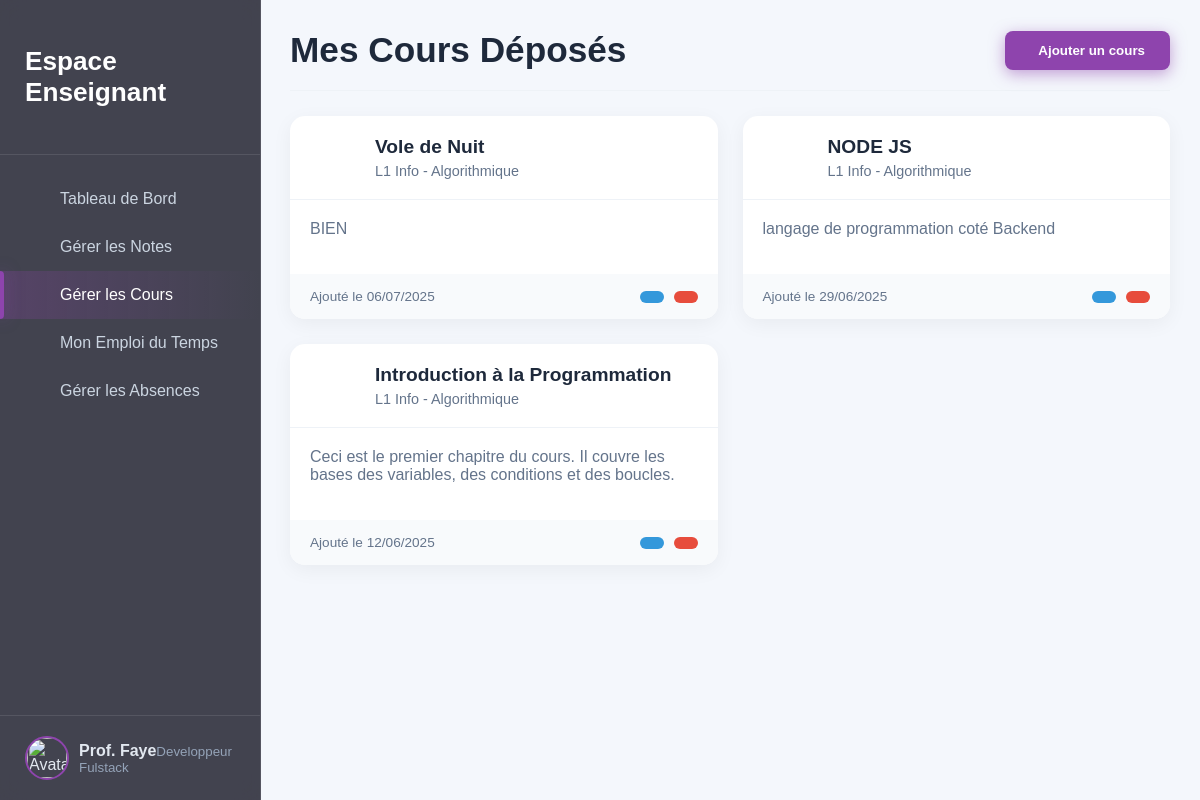
The page /enseignant/cours.php (signed in) on the database its author committed.
### tables this page shows
CREATE TABLE IF NOT EXISTS `enseignants` (
  `id` int NOT NULL AUTO_INCREMENT,
  `utilisateur_id` int DEFAULT NULL,
  `specialite` varchar(100) DEFAULT NULL,
  PRIMARY KEY (`id`),
  KEY `utilisateur_id` (`utilisateur_id`)
);

CREATE TABLE IF NOT EXISTS `utilisateurs` (
  `id` int NOT NULL AUTO_INCREMENT,
  `nom` varchar(100) DEFAULT NULL,
  `prenom` varchar(100) DEFAULT NULL,
  `email` varchar(100) DEFAULT NULL,
  `mot_de_passe` varchar(255) DEFAULT NULL,
  `role` enum('admin','enseignant','etudiant') DEFAULT NULL,
  `statut` enum('actif','inactif') DEFAULT 'actif',
  PRIMARY KEY (`id`),
  UNIQUE KEY `email` (`email`)
);

CREATE TABLE IF NOT EXISTS `cours` (
  `id` int NOT NULL AUTO_INCREMENT,
  `titre` varchar(255) DEFAULT NULL,
  `description` text,
  `fichier` varchar(255) DEFAULT NULL,
  `type_fichier` enum('pdf','word','texte','autre') DEFAULT NULL,
  `date_ajout` datetime DEFAULT CURRENT_TIMESTAMP,
  `enseignant_id` int DEFAULT NULL,
  `classe_id` int DEFAULT NULL,
  `matiere_id` int DEFAULT NULL,
  PRIMARY KEY (`id`),
  KEY `enseignant_id` (`enseignant_id`),
  KEY `classe_id` (`classe_id`),
  KEY `matiere_id` (`matiere_id`)
);

CREATE TABLE IF NOT EXISTS `classes` (
  `id` int NOT NULL AUTO_INCREMENT,
  `nom` varchar(50) DEFAULT NULL,
  `niveau` varchar(50) DEFAULT NULL,
  `annee_scolaire` varchar(20) DEFAULT NULL,
  PRIMARY KEY (`id`)
);

CREATE TABLE IF NOT EXISTS `matieres` (
  `id` int NOT NULL AUTO_INCREMENT,
  `nom` varchar(100) DEFAULT NULL,
  `coefficient` int DEFAULT NULL,
  PRIMARY KEY (`id`)
);

### enseignant/cours.php (the view, shortened to what this page needs)
<?php
require_once '../config/db.php';
$user_id = $_SESSION['user']['id'];
$stmt_enseignant = $pdo->prepare("SELECT e.id, u.nom, u.prenom, e.specialite FROM enseignants e JOIN utilisateurs u ON e.utilisateur_id = u.id WHERE u.id = ?");
$stmt_enseignant->execute([$user_id]);
$enseignant = $stmt_enseignant->fetch();
$enseignant_id = $enseignant['id'];
$stmt_cours = $pdo->prepare("
    SELECT c.*, cl.nom as classe_nom, m.nom as matiere_nom
    FROM cours c
    JOIN classes cl ON c.classe_id = cl.id
    JOIN matieres m ON c.matiere_id = m.id
    WHERE c.enseignant_id = ?
    ORDER BY c.date_ajout DESC
");
$stmt_cours->execute([$enseignant_id]);
$teacher_courses = $stmt_cours->fetchAll();
?>
<div class="page-wrapper">
    <aside class="sidebar teacher-sidebar">
        <div class="sidebar-header"><h3><i class="fas fa-chalkboard-teacher"></i> Espace Enseignant</h3></div>
        <nav class="sidebar-nav">
            <ul>
                <li><a href="dashboard.php" class="nav-link"><i class="fas fa-tachometer-alt fa-fw"></i> <span>Tableau de Bord</span></a></li>
                <li><a href="notes.php" class="nav-link"><i class="fas fa-edit fa-fw"></i> <span>Gérer les Notes</span></a></li>
                <li><a href="cours.php" class="nav-link active"><i class="fas fa-upload fa-fw"></i> <span>Gérer les Cours</span></a></li>
                <li><a href="emploi.php" class="nav-link"><i class="fas fa-calendar-alt fa-fw"></i> <span>Mon Emploi du Temps</span></a></li>
                <li><a href="absences.php" class="nav-link"><i class="fas fa-user-check fa-fw"></i> <span>Gérer les Absences</span></a></li>
            </ul>
        </nav>
        <div class="sidebar-footer"><div class="user-profile"><img src="/etablissement/assets/images/teacher-avatar.png" alt="Avatar"><div class="user-info"><span>Prof. <?= htmlspecialchars($enseignant['nom']) ?></span><small><?= htmlspecialchars($enseignant['specialite']) ?></small></div></div><a href="/etablissement/auth/logout.php" class="logout-link" title="Déconnexion"><i class="fas fa-sign-out-alt fa-fw"></i></a></div>
    </aside>
    <main class="main-content">
        <div class="page-header">
            <h1><i class="fas fa-book-open"></i> Mes Cours Déposés</h1>
            <button class="btn btn-primary" id="addCourseBtn"><i class="fas fa-plus"></i> Ajouter un cours</button>
        </div>
        <?php if (empty($teacher_courses)): ?>
            <div class="content-panel prompt-message">
                <i class="fas fa-folder-open"></i>
                <p>Vous n'avez déposé aucun cours pour le moment. <br>Cliquez sur "Ajouter un cours" pour commencer.</p>
            </div>
        <?php else: ?>
            <div class="courses-grid">
                <?php foreach ($teacher_courses as $course): ?>
                    <div class="course-card">
                        <div class="card-header">
                            <div class="card-title">
                                <h3><?= htmlspecialchars($course['titre']) ?></h3>
                                <p><?= htmlspecialchars($course['classe_nom']) ?> - <?= htmlspecialchars($course['matiere_nom']) ?></p>
                            </div>
                        </div>
                        <div class="card-body">
                            <p><?= nl2br(htmlspecialchars($course['description'])) ?></p>
                        </div>
                        <div class="card-footer">
                            <span class="card-date"><i class="fas fa-calendar-alt"></i> Ajouté le <?= date('d/m/Y', strtotime($course['date_ajout'])) ?></span>
                            <div class="card-actions">
                                <button class="btn btn-sm editCourseBtn"
                                        data-id="<?= $course['id'] ?>"
                                        data-titre="<?= htmlspecialchars($course['titre']) ?>"
                                        data-description="<?= htmlspecialchars($course['description']) ?>"
                                        data-classe_id="<?= $course['classe_id'] ?>"
                                        data-matiere_id="<?= $course['matiere_id'] ?>"
                                        data-fichier="<?= htmlspecialchars($course['fichier']) ?>"
                                        style="background: #3498db;"><i class="fas fa-pencil-alt"></i></button>
                                <a href="cours.php?action=delete&id=<?= $course['id'] ?>" class="btn btn-sm btn-danger" onclick="return confirm('Voulez-vous vraiment supprimer ce cours ?\nLe fichier associé sera également effacé.');"><i class="fas fa-trash"></i></a>
                            </div>
                        </div>
                    </div>
                <?php endforeach; ?>
            </div>
        <?php endif; ?>
    </main>
</div>

### enseignant/cours.php (style rules this page uses)
.page-wrapper { display:flex; }
.main-content { margin-left:var(--sidebar-width);flex-grow:1;padding:30px; }
.page-header { display:flex;align-items:center;justify-content:space-between;margin-bottom:25px;border-bottom:1px solid #eef2f7;padding-bottom:20px; }
.page-header h1 { font-size:2.2rem;color:var(--text-dark);margin:0; }
.btn { display:inline-flex;align-items:center;justify-content:center;gap:8px;padding:12px 25px;border-radius:8px;text-decoration:none;font-weight:600;transition:all .3s;border:none;cursor:pointer; }
.btn-primary { background:var(--primary-color);color:#fff;box-shadow:0 4px 15px var(--primary-glow); }
.btn-danger { background:var(--danger-color);color:#fff; }
.btn-sm { padding:6px 12px;font-size:.85rem;border-radius:6px; }
.courses-grid { display:grid;grid-template-columns:repeat(auto-fit,minmax(350px,1fr));gap:25px; }
.course-card { display:flex;flex-direction:column;background:var(--card-bg);border-radius:15px;box-shadow:0 5px 20px rgba(0,0,0,.05);overflow:hidden;transition:transform .3s,box-shadow .3s; }
.card-header { display:flex;align-items:center;gap:15px;padding:20px;border-bottom:1px solid #eef2f7; }
.card-title h3 { margin:0;font-size:1.2rem;color:var(--text-dark); }
.card-title p { margin:5px 0 0;font-size:.9rem;color:var(--text-light); }
.card-body { padding:20px;flex-grow:1;color:var(--text-light); }
.card-body p { margin-top:0; }
.card-footer { display:flex;justify-content:space-between;align-items:center;padding:15px 20px;background:#f8fafc; }
.card-date { font-size:.85rem;color:var(--text-light); }
.card-actions { display:flex;gap:10px; }
.sidebar { width:var(--sidebar-width);height:100vh;position:fixed;background:var(--sidebar-bg);backdrop-filter:blur(12px);-webkit-backdrop-filter:blur(12px);border-right:1px solid rgba(255,255,255,.1);color:#e2e8f0;display:flex;flex-direction:column;z-index:1000 }
.sidebar-header { padding:20px 25px;font-size:1.4rem;font-weight:600;border-bottom:1px solid rgba(255,255,255,.1);display:flex;align-items:center;gap:12px;color:#fff }
.sidebar-nav { flex-grow:1;margin-top:20px }
.sidebar-nav ul { list-style:none;padding:0;margin:0 }
.nav-link { display:flex;align-items:center;padding:15px 25px;color:#cbd5e1;text-decoration:none;font-size:1rem;transition:all .3s ease;position:relative }
.nav-link::before { content:'';position:absolute;left:0;top:0;height:100%;width:4px;background:var(--primary-color);transform:scaleY(0);transition:transform .3s ease,box-shadow .3s ease;border-radius:0 5px 5px 0 }
.nav-link.active,.nav-link:hover { background:linear-gradient(90deg,rgba(142,68,173,.25),transparent);color:#fff }
.nav-link.active::before,.nav-link:hover::before { transform:scaleY(1);box-shadow:0 0 15px var(--primary-glow) }
.sidebar-footer { padding:20px 25px;border-top:1px solid rgba(255,255,255,.1);display:flex;align-items:center;justify-content:space-between }
.user-profile { display:flex;align-items:center;gap:10px }
.user-profile img { width:40px;height:40px;border-radius:50%;border:2px solid var(--primary-color) }
.user-info span { font-weight:600 }
.user-info small { color:#94a3b8 }

### rows shown on the page
enseignants: utilisateur.nom "Faye", specialite "Developpeur Fulstack"
cours: titre "Vole de Nuit", classe.nom "L1 Info", matiere.nom "Algorithmique", description "BIEN", date_ajout "06/07/2025"
cours: titre "NODE JS", classe.nom "L1 Info", matiere.nom "Algorithmique", description "langage de programmation coté Backend", date_ajout "29/06/2025"
cours: titre "Introduction à la Programmation", classe.nom "L1 Info", matiere.nom "Algorithmique", description "Ceci est le premier chapitre du cours. Il couvre les bases des variables, des conditions et des boucles.", date_ajout "12/06/2025"
